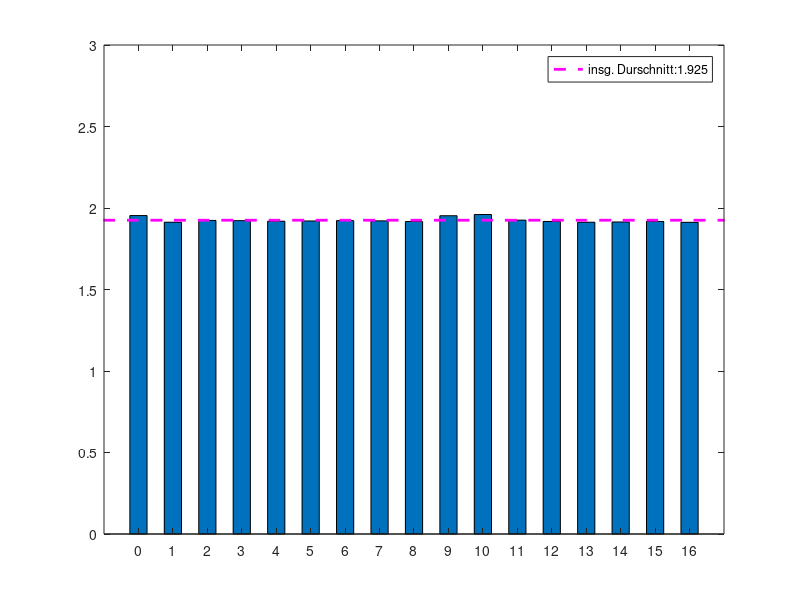

The MATLAB source for this figure:
function [] = degrees()
values = load('reprojByDeg.txt', '-ascii');

s = size(values);
num = s(1)/2;

for i = 1:num
    sx = values(i,:);
    sy = values(i+1,:);
    norms(:,i) = sqrt(sx.^2 + sy.^2);
    avgs(i) = mean(norms(:,i));
end

x = 0:1:num-1
h1 = bar(x,avgs, 0.5);
x = -10:1:22;
y = mean(avgs)*ones(1,22+10+1);
hold on;
h2 = plot(x,y,'m--', 'LineWidth', 2);
axis([-1 num 0 3])
legend([h2],{strcat('insg. Durschnitt:', num2str(mean(avgs)))});

id = 0:1:16;
set(gca, 'XTick',id);
%line([12.5, 12.5],[0,4], 'LineWidth', 3, 'Color', 'r');






%boxplot(norms, 'Labels',{'0', '1','2','3','4','5','6','7','8','9','10','11','12'});


% 
% scatter(x00,y00, 'x');
% hold on;
% scatter(x25,y25, 'x');
% hold on;
% scatter(x50,y50, 'x');
% hold on;
% scatter(x75,y75, 'x');
% hold on;
% scatter(x100,y100, 'x');
% hold on;
% scatter(x125,y125, 'x');


end

